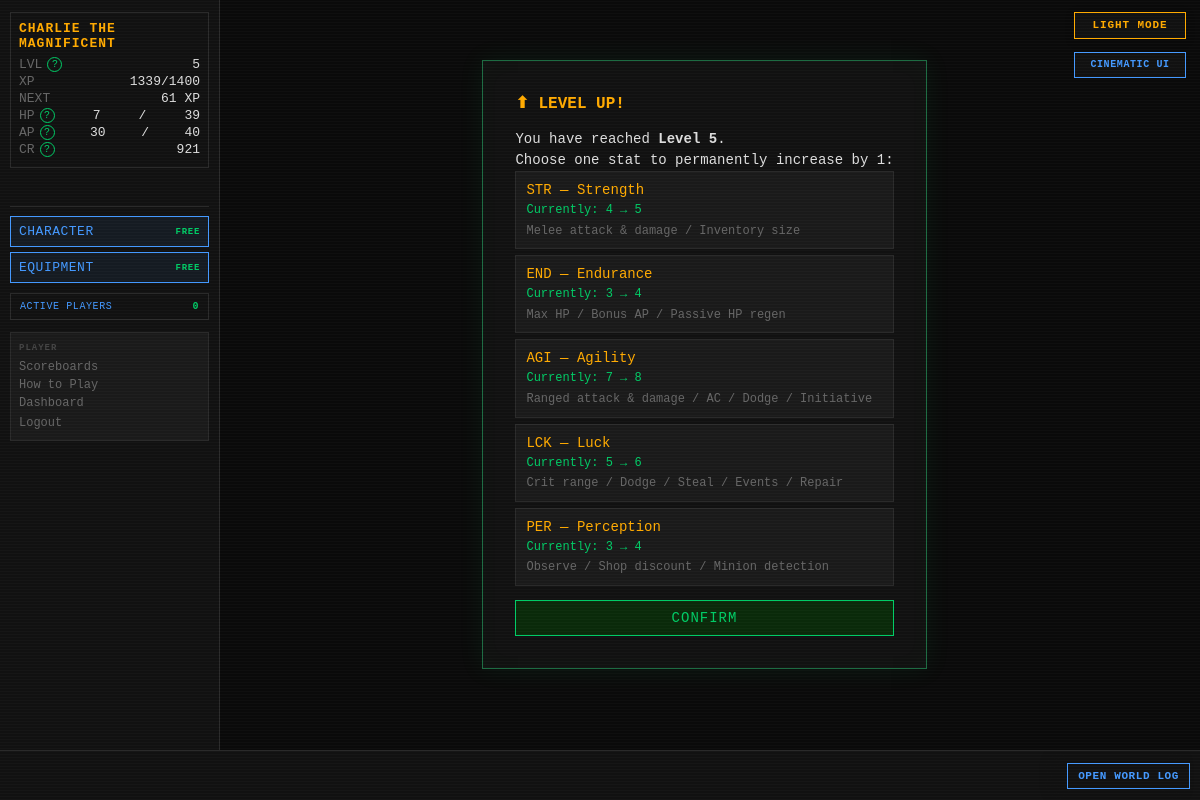
Page /levelup (signed in) on the committed database.
### tables this page shows
CREATE TABLE players (
    id                  INTEGER PRIMARY KEY AUTOINCREMENT,
    username            TEXT    UNIQUE NOT NULL,
    password_hash       TEXT    NOT NULL,
    email               TEXT    UNIQUE NOT NULL,
    character_name      TEXT    NOT NULL,
    sex                 TEXT    NOT NULL,
    class_id            INTEGER REFERENCES classes(id),
    str_stat            INTEGER NOT NULL DEFAULT 1,
    end_stat            INTEGER NOT NULL DEFAULT 1,
    agi_stat            INTEGER NOT NULL DEFAULT 1,
    lck_stat            INTEGER NOT NULL DEFAULT 1,
    per_stat            INTEGER NOT NULL DEFAULT 1,
    level               INTEGER NOT NULL DEFAULT 1,
    xp                  INTEGER NOT NULL DEFAULT 0,
    current_hp          INTEGER NOT NULL,
    current_ap          INTEGER NOT NULL,
    credits             INTEGER NOT NULL DEFAULT 25,
    equipped_weapon_id  INTEGER REFERENCES inventory_items(id),
    equipped_armor_id   INTEGER REFERENCES inventory_items(id),
    equipped_special_id INTEGER REFERENCES inventory_items(id),
    in_combat           INTEGER NOT NULL DEFAULT 0,
    pending_levelup     INTEGER NOT NULL DEFAULT 0,
    pending_perk        INTEGER NOT NULL DEFAULT 0,
    combat_preference   TEXT    NOT NULL DEFAULT "Balanced",
    is_banned           INTEGER NOT NULL DEFAULT 0,
    retired_at          TEXT,
    last_login_at       TEXT,
    created_at          TEXT    NOT NULL DEFAULT (datetime('now'))
);

### routes/auth.py (the view)
@bp.route("/levelup", methods=["GET"])
def levelup():
    player = g.player
    perks = _eligible_perks(player) if player.get("pending_perk") else []
    return render_template("auth/levelup.html", player=player, perks=perks)

### app.py (called while the page is built, shortened)
def _context_processor() -> dict:
    settings = get_all_settings()
    player = g.get("player")
    if not player:
        return {"settings": settings}
    active_count = execute_one(
        """SELECT COUNT(DISTINCT q.player_id) AS cnt FROM action_queue q
           JOIN players p ON p.id=q.player_id
           WHERE datetime(q.created_at)>=datetime('now','-5 minutes') AND p.is_banned=0"""
    )["cnt"]
    return {"player": player, "settings": settings,
            "active_player_count": active_count}

def _check_auth():
    if request.endpoint in _AUTH_EXEMPT:
        return None
    if not session.get("player_id"):
        return redirect(url_for("auth.login"))
    return None

def _load_player():
    player_id = session.get("player_id")
    if not player_id:
        return None
    reconcile_combat_state(player_id)
    player = get_player(player_id)
    if player is None:
        session.clear()
        return redirect(url_for("auth.login"))
    g.player = player
    return None

def _check_levelup():
    if request.endpoint in _LEVELUP_EXEMPT:
        return None

def _set_blackout_flag():
    settings = get_all_settings()
    blackout_mins = settings.get("MIDNIGHT_BLACKOUT_MINUTES", cfg.MIDNIGHT_BLACKOUT_MINUTES)
    now = datetime.now(timezone.utc)
    minutes_to_midnight = (24 * 60) - (now.hour * 60 + now.minute)
    g.blackout = (minutes_to_midnight <= blackout_mins)

### database.py (called while the page is built, shortened)
def get_db() -> sqlite3.Connection:
    if 'db' not in g:
        g.db = sqlite3.connect(
            cfg.DB_PATH,
            detect_types=sqlite3.PARSE_DECLTYPES,
            timeout=10,
        )
        g.db.row_factory = dict_factory
        g.db.execute("PRAGMA foreign_keys = ON")
        g.db.execute("PRAGMA journal_mode = WAL")
    return g.db

def dict_factory(cursor: sqlite3.Cursor, row: tuple) -> dict:
    return {col[0]: val for col, val in zip(cursor.description, row)}

@contextmanager
def exclusive_transaction():
    db = get_db()
    db.execute("BEGIN EXCLUSIVE")
    try:
        yield
        db.execute("COMMIT")
    except Exception:
        db.execute("ROLLBACK")
        raise

def execute(sql: str, params: tuple = ()) -> list[dict]:
    return get_db().execute(sql, params).fetchall()

def execute_one(sql: str, params: tuple = ()) -> dict | None:
    return get_db().execute(sql, params).fetchone()

def execute_write(sql: str, params: tuple = ()) -> int:
    cursor = get_db().execute(sql, params)
    return cursor.lastrowid if cursor.lastrowid else cursor.rowcount

### templates/auth/levelup.html (shortened to what this page needs)
{% extends "base.html" %}
{% block content %}
<div id="auth-box">
    <h2 class="auth-heading term-amber">⬆ LEVEL UP!</h2>
    <p>You have reached <strong>Level {{ player.level }}</strong>.</p>
    <p>Choose one stat to permanently increase by 1:</p>
    <form method="POST" action="{{ url_for('auth.levelup_post') }}">
        <div id="levelup-stats">
            {% for stat, label, detail in [
                ('STR', 'STR — Strength',    'Melee attack & damage / Inventory size'),
                ('END', 'END — Endurance',   'Max HP / Bonus AP / Passive HP regen'),
                ('AGI', 'AGI — Agility',     'Ranged attack & damage / AC / Dodge / Initiative'),
                ('LCK', 'LCK — Luck',        'Crit range / Dodge / Steal / Events / Repair'),
                ('PER', 'PER — Perception',  'Observe / Shop discount / Minion detection')
            ] %}
            <label class="stat-choice">
                <span class="stat-name">{{ label }}</span>
                <span class="stat-current">Currently: {{ player[stat.lower() + '_stat'] }} → {{ player[stat.lower() + '_stat'] + 1 }}</span>
                <span class="stat-detail">{{ detail }}</span>
            </label>
            {% endfor %}
        </div>
        <button type="submit" class="auth-btn">CONFIRM</button>
    </form>
</div>
{% endblock %}

### templates/base.html (shortened to what this page needs)
<!DOCTYPE html>
<html lang="en">
<head>
<link rel="stylesheet" href="{{ url_for('static', filename='style.css') }}">
</head>
<body class="{{ 'authenticated' if player else 'auth-page' }} {% block body_class %}{% endblock %}">
{% if settings.get('ALLOW_PLAYER_COLOR_OVERRIDE', true) %}<button id="theme-toggle" type="button" aria-label="Switch color theme" aria-pressed="false">
</button>{% endif %}
{% if settings.get('ALLOW_PLAYER_INTERFACE_OVERRIDE', true) %}
<button id="interface-toggle" type="button" aria-label="Switch interface style" aria-pressed="false">
</button>
{% endif %}
{% if player %}
<div id="left-col">
    <div id="status-block">
        <div class="status-name">{{ player.character_name }}</div>
        <div class="status-line">
            <span class="label">LVL</span>
            <span id="status-level">{{ player.level }}</span>
        </div>
        <div class="status-line">
            <span class="label">XP</span>
            <span><span id="status-xp">{{ player.xp }}</span><span id="status-xp-threshold">{% if player.get('next_level_xp') is not none %}/{{ player.get('next_level_xp') }}{% endif %}</span></span>
        </div>
        <div class="status-line" title="Experience still needed to reach level {{ player.level + 1 }}">
            <span class="label">NEXT</span>
            <span id="status-xp-next">{% if player.get('xp_to_next_level') is none %}MAX{% elif player.get('xp_to_next_level') <= 0 %}LEVEL UP{% else %}{{ player.get('xp_to_next_level') }} XP{% endif %}</span>
        </div>
        <div class="status-line">
            <span class="label">HP</span>
            <span id="status-hp">{{ player.current_hp }}</span>/<span id="status-maxhp">{{ player.max_hp }}</span>
        </div>
        <div class="status-line">
            <span class="label">AP</span>
            <span id="status-ap">{{ player.current_ap }}</span>/<span id="status-maxap">{{ player.max_ap }}</span>
        </div>
        <div class="status-line">
            <span class="label">CR</span>
            <span id="status-credits">{{ player.credits }}</span>
        </div>
    </div>
    <div class="free-action-buttons" aria-label="Free character actions">
        <a class="action-btn free-action-btn" href="{{ url_for('character.index') }}">
            CHARACTER <span class="free-cost">FREE</span>
        </a>
        <a class="action-btn free-action-btn" href="{{ url_for('character.equipment') }}">
            EQUIPMENT <span class="free-cost">FREE</span>
        </a>
    </div>
    <button id="active-players-toggle" class="active-players-toggle" type="button"
            data-url="{{ url_for('feeds.active_players') }}" aria-haspopup="dialog">
        ACTIVE PLAYERS <span id="active-player-count">{{ active_player_count }}</span>
    </button>
    <nav id="left-nav">
        <span class="nav-heading">PLAYER</span>
        <a href="{{ url_for('scoreboards.index') }}">Scoreboards</a>
        <a href="{{ url_for('feeds.game_help') }}">How to Play</a>
        <a href="{{ url_for('dashboard.index') }}">Dashboard</a>
        <form action="{{ url_for('auth.logout') }}" method="POST" style="margin:0">
            <button type="submit" class="nav-link-btn">Logout</button>
        </form>
    </nav>
</div>
{% endif %}
<div id="main">
    {% block content %}{% endblock %}
</div>
{% if player %}
<div id="ticker-wrap">
    <a id="ticker-log-link" href="{{ url_for('feeds.global_log') }}" title="Open the complete World Log">OPEN WORLD LOG</a>
    <div id="ticker">
    </div>
</div>
{% endif %}
</body>
</html>

### rows in the picture
players: character_name "CHARLIE THE MAGNIFICENT", level "5", xp "1339", current_hp "7", current_ap "30", credits "921", str_stat "4" "3" "7" "5" "3", player[stat.lower()+'_stat']+1 "5" "4" "8" "6" "4"

### other values in the picture
{{ player.get('next_level_xp') }} "1400"
{{ player.get('xp_to_next_level') }} "61"
{{ player.max_hp }} "39"
{{ player.max_ap }} "40"
{{ active_player_count }} "0"
{{ label }} "STR — Strength" "END — Endurance" "AGI — Agility" "LCK — Luck" "PER — Perception"
{{ detail }} "Melee attack & damage / Inventory size" "Max HP / Bonus AP / Passive HP regen" "Ranged attack & damage / AC / Dodge / Initiative" "Crit range / Dodge / Steal / Events / Repair" "Observe / Shop discount / Minion detection"
